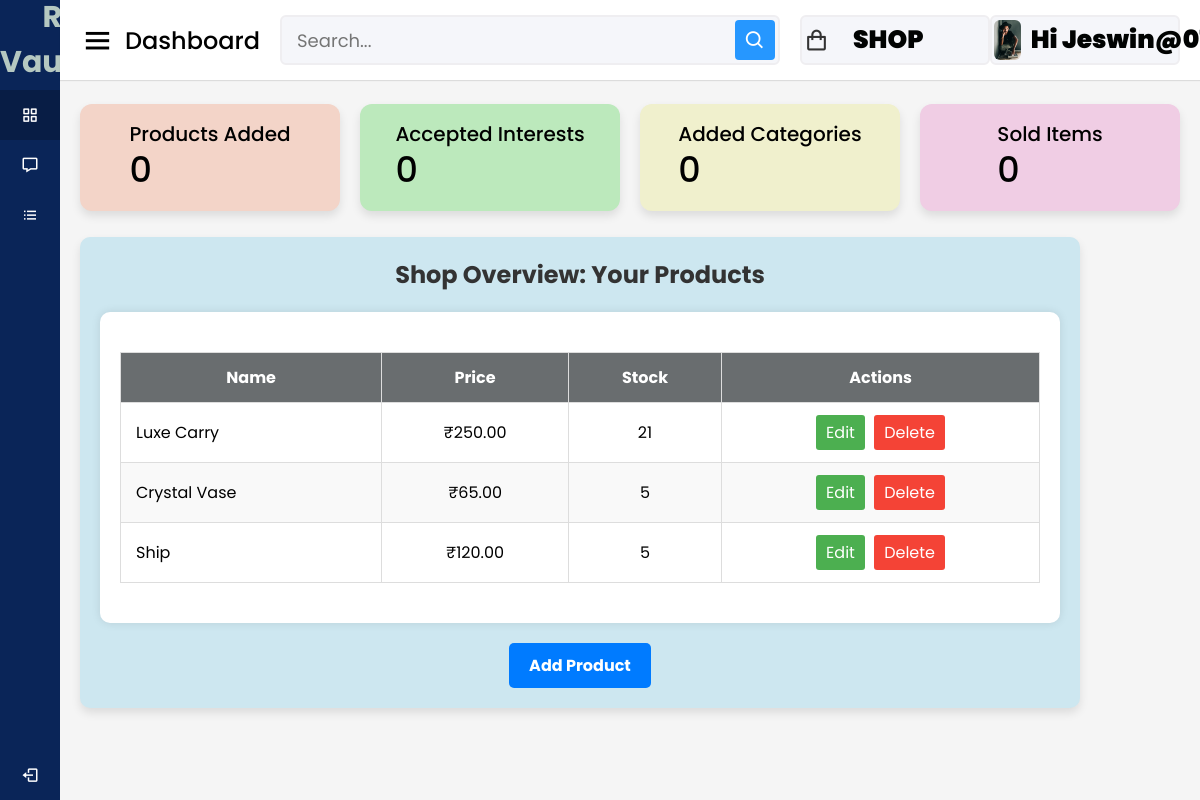
The page /artist/artist_shop/ (signed in) on the database as committed earlier.
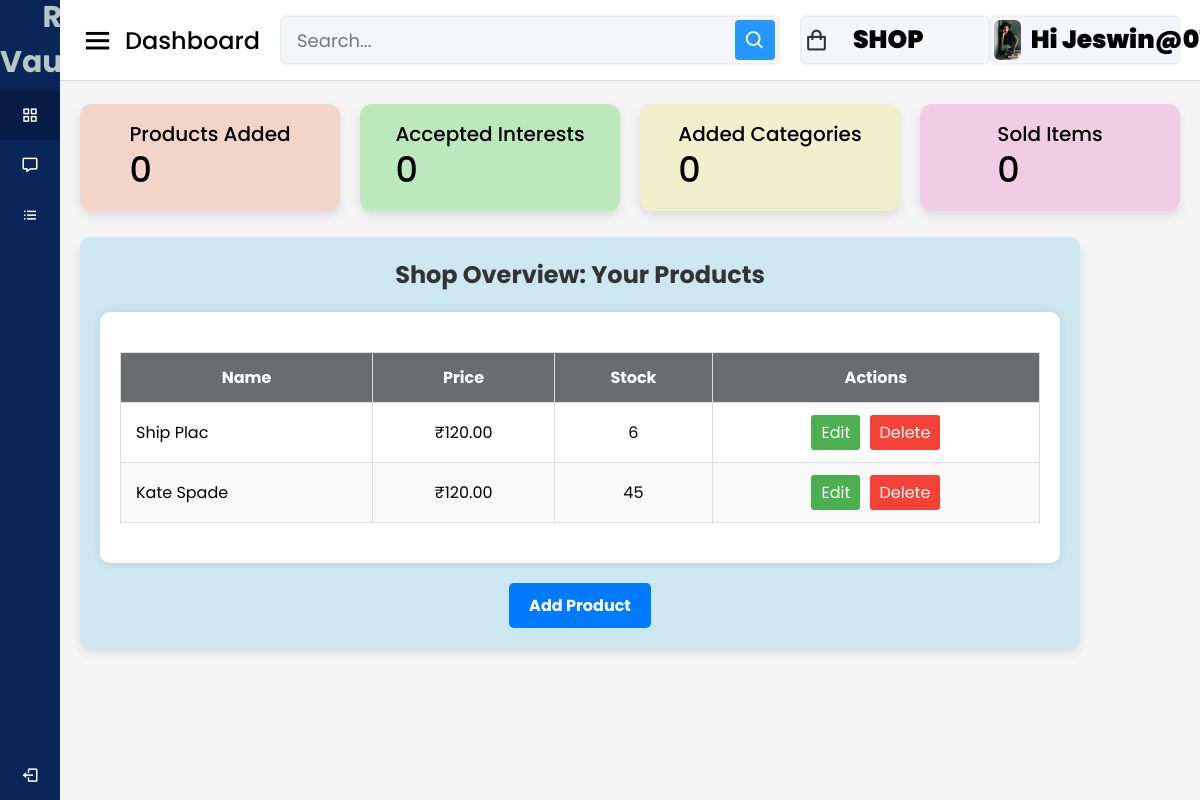
The same page on the database as committed later.
### artist/models.py (models this page shows, shortened)
class Product(models.Model):
    artist = models.ForeignKey('accounts.Artist', on_delete=models.CASCADE)
    slug = models.SlugField(max_length=255, unique=True, null=True, blank=True)
    name = models.CharField(max_length=255)
    description = models.TextField()
    price = models.DecimalField(max_digits=10, decimal_places=2)
    image = models.ImageField(upload_to='picture/artist/products')
    stock = models.PositiveIntegerField(null=True)
    is_available=models.BooleanField(default=True)
    categories = models.ManyToManyField(Category, blank=True)

### artist/views.py (the view)
# urls.py: path('artist_shop/',views.artist_shop,name='artist_shop'),
@login_required
@never_cache
def artist_shop(request):
    if not hasattr(request.user, 'artist'):
        return HttpResponseForbidden("You are not allowed to access this page.")
    artist=request.user.artist
    products=Product.objects.filter(artist=artist)
    context={
        'products':products,
        'artist':artist,
    }
    return render(request, 'artist/shop_overview.html',context)

### cart/context_processors.py (called while the page is built)
def counter(request):
    cart_count=0
    if 'admin' in request.path:
        return{}
    else:
        try:
            cart=Cart.objects.filter(cart_id=_cart_id(request))
            cart_items=CartItem.objects.all().filter(cart=cart[:1])
            for cart_item in cart_items:
                cart_count = cart_item.Quantity
        except CartItem.DoesNotExist:
            cart_count=0
    return dict(cart_count=cart_count)

### cart/views.py (called while the page is built)
def _cart_id(request):
    cart=request.session.session_key
    if not cart:
        cart=request.session.create()
    return cart

### category/context_processors.py (called while the page is built)
def menu_links(request):
    links = Category.objects.all()
    return dict(links=links)

### template/artist/shop_overview.html (shortened to what the changed rows need)
{% load static %}
<!DOCTYPE html>
<html lang="en" dir="ltr">
<head>
  <link rel="stylesheet" href="{% static 'assets/css/styles.css' %}">
  <link href='https://unpkg.com/boxicons@2.0.7/css/boxicons.min.css' rel='stylesheet'>
</head>
<body>
  <section class="home-section">
    <div class="home-content">
      <div class="sales-boxes">
        <div class="recent-sales box" style="background-color: #cde7f0; padding: 20px; border-radius: 10px; width: 100%; max-width: 1000px;">
          <div class="table-container">
            <table class="table">
              <thead>
                <tr>
                  <th>Name</th>
                  <th>Price</th>
                  <th>Stock</th>
                  <th>Actions</th>
                </tr>
              </thead>
              <tbody>
                {% for product in products %}
                <tr>
                  <td>{{ product.name }}</td>
                  <td>₹{{ product.price }}</td>
                  <td>{{ product.stock }}</td>
                  <td>
                    <a href="{% url 'edit_product' product.id %}" style="display: inline-block; padding: 5px 10px; background-color: #4CAF50; color: white; text-decoration: none; border-radius: 3px; margin-right: 5px;">Edit</a>
                    <a href="" style="display: inline-block; padding: 5px 10px; background-color: #f44336; color: white; text-decoration: none; border-radius: 3px;">Delete</a>
                  </td>
                </tr>
                {% endfor %}
              </tbody>
            </table>
          </div>
        </div>
      </div>

Rows that differ between the two databases and show on the page:
removed Product: name "Luxe Carry", price "250.00", stock "21"
removed Product: name "Crystal Vase", price "65.00", stock "5"
removed Product: name "Ship", price "120.00", stock "5"
added Product: name "Ship Plac", price "120.00", stock "6"
added Product: name "Kate Spade", price "120.00", stock "45"
